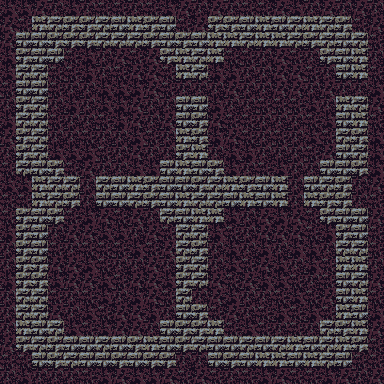

A 2D game scene composited from a Tiled map and its tileset images. What follows is a short description and the map's XML, with every tile layer's data as written:
An orthogonal 24x24 tile map with 16x16 px tiles, 1 tile layer (tile) and 49 objects (transfloor1).

<map version="1.0" tiledversion="1.1.2" orientation="orthogonal" renderorder="right-down" width="24" height="24" tilewidth="16" tileheight="16" infinite="0" nextobjectid="106">
 <tileset firstgid="1" source="tileset.tsx" />
 <layer name="tile" width="24" height="24">
  <data encoding="csv">
8,8,7,6,8,6,9,9,6,9,8,7,6,7,6,9,9,7,8,6,7,6,7,6,
7,9,3,2,4,4,2,5,3,4,5,9,7,4,4,5,3,5,2,3,2,4,9,7,
7,5,5,4,4,4,2,2,2,4,5,4,5,3,3,2,3,3,2,4,2,5,2,9,
8,4,5,5,9,8,6,7,9,7,4,3,2,3,9,9,6,7,9,6,4,5,3,6,
8,2,2,9,9,8,6,9,7,7,9,3,2,8,8,6,6,7,7,9,6,5,3,9,
9,5,5,9,6,6,8,8,8,7,9,6,6,6,7,6,6,7,7,6,7,6,6,8,
6,4,2,6,8,6,8,8,7,6,6,5,5,8,6,6,9,9,9,8,6,3,2,7,
8,2,2,9,6,6,9,8,7,6,7,5,4,7,9,9,6,6,6,9,8,5,3,9,
7,4,2,6,6,9,6,6,8,9,6,3,4,8,7,9,6,9,6,8,9,2,4,8,
6,4,2,8,8,8,9,6,7,6,6,4,3,6,8,8,6,6,6,9,7,5,2,8,
9,2,5,4,9,7,6,6,8,8,5,3,5,4,8,6,9,8,6,6,5,5,4,8,
8,8,3,2,2,6,2,5,3,4,5,5,4,2,3,4,5,3,6,5,2,4,6,7,
9,9,3,2,4,6,5,5,2,4,5,3,2,2,5,3,5,3,6,3,4,4,6,9,
9,4,5,4,9,8,7,9,7,6,2,5,3,3,8,6,7,8,7,9,4,5,5,7,
8,4,5,6,7,7,8,8,6,7,9,2,2,8,9,6,7,7,7,9,8,4,5,9,
6,4,5,9,6,9,9,9,8,9,7,2,4,6,8,6,8,6,8,8,6,2,2,9,
6,4,4,7,7,8,9,6,6,7,6,4,2,6,8,9,7,8,6,8,9,3,3,6,
8,4,4,8,7,7,8,9,7,7,8,4,2,7,9,7,8,8,9,6,9,5,2,7,
6,2,2,9,6,9,8,6,8,7,9,2,6,7,8,6,6,9,8,9,7,5,3,9,
6,2,2,7,6,8,9,7,7,8,6,5,4,9,7,6,9,8,9,8,9,3,5,8,
6,3,5,2,8,9,8,7,7,6,5,4,4,3,9,8,9,6,9,6,2,4,3,7,
7,4,2,4,5,5,2,5,4,3,5,4,2,5,5,2,5,2,3,5,2,3,4,9,
9,9,5,4,2,5,5,4,5,4,4,6,6,5,4,5,3,3,5,3,2,5,9,9,
6,8,6,6,6,9,8,7,8,8,7,9,7,9,6,9,8,7,9,9,8,7,6,7
</data>
 </layer>
 <objectgroup name="furniture">
  <object id="20" gid="10" x="352" y="96" width="16" height="16" />
  <object id="21" gid="10" x="192" y="96" width="16" height="16" />
  <object id="22" gid="10" x="288" y="192" width="16" height="16" />
  <object id="31" gid="52" x="80" y="256" width="16" height="16" />
  <object id="32" gid="52" x="128" y="256" width="16" height="16" />
  <object id="33" gid="52" x="128" y="304" width="16" height="16" />
  <object id="34" gid="52" x="80" y="304" width="16" height="16" />
  <object id="35" gid="68" x="96" y="288" width="16" height="16" />
  <object id="36" gid="53" x="224" y="160" width="16" height="16">
   <properties>
    <property name="description" value="Stone statue of a man holding a sun on his left hand and a moon on his right." />
   </properties>
  </object>
  <object id="37" gid="53" x="144" y="160" width="16" height="16">
   <properties>
    <property name="description" value="Granite statue depicting a dog." />
   </properties>
  </object>
  <object id="54" gid="53" x="224" y="240" width="16" height="16">
   <properties>
    <property name="description" value="Marble statue depicting a cat." />
   </properties>
  </object>
  <object id="58" gid="52" x="288" y="96" width="16" height="16" />
  <object id="59" gid="52" x="80" y="96" width="16" height="16" />
  <object id="60" gid="52" x="288" y="304" width="16" height="16" />
  <object id="68" gid="12" x="192" y="304" width="16" height="16" />
  <object id="69" gid="12" x="80" y="192" width="16" height="16" />
  <object id="70" gid="49" x="208" y="288" width="16" height="16">
   <properties>
    <property name="activationtarget" value="[[12,18],[18,12]]" />
   </properties>
  </object>
  <object id="71" gid="49" x="96" y="176" width="16" height="16">
   <properties>
    <property name="activationtarget" value="[[5,11]]" />
   </properties>
  </object>
  <object id="72" type="transfloor1" gid="7" x="288" y="208" width="16" height="16" />
  <object id="73" gid="74" x="272" y="224" width="16" height="16" />
  <object id="74" gid="88" x="224" y="64" width="16" height="16" />
  <object id="75" gid="88" x="304" y="256" width="16" height="16" />
  <object id="76" gid="88" x="272" y="272" width="16" height="16" />
  <object id="78" gid="88" x="112" y="64" width="16" height="16" />
  <object id="79" gid="88" x="96" y="64" width="16" height="16" />
  <object id="80" gid="88" x="48" y="288" width="16" height="16" />
  <object id="81" gid="88" x="48" y="256" width="16" height="16" />
  <object id="82" gid="88" x="48" y="272" width="16" height="16" />
  <object id="83" gid="88" x="320" y="160" width="16" height="16" />
  <object id="84" gid="88" x="304" y="176" width="16" height="16" />
  <object id="85" gid="90" x="288" y="240" width="16" height="16" />
  <object id="86" gid="69" x="304" y="64" width="16" height="16" />
  <object id="87" gid="69" x="48" y="80" width="16" height="16" />
  <object id="88" gid="69" x="144" y="224" width="16" height="16" />
  <object id="89" gid="69" x="160" y="240" width="16" height="16" />
  <object id="90" gid="85" x="320" y="320" width="16" height="16" />
  <object id="91" gid="85" x="208" y="240" width="16" height="16" />
  <object id="92" gid="52" x="240" y="304" width="16" height="16" />
  <object id="93" gid="52" x="288" y="256" width="16" height="16" />
  <object id="94" gid="52" x="288" y="144" width="16" height="16" />
  <object id="96" gid="52" x="240" y="96" width="16" height="16" />
  <object id="97" gid="52" x="80" y="144" width="16" height="16" />
  <object id="98" gid="52" x="128" y="96" width="16" height="16" />
 </objectgroup>
 <objectgroup name="item">
  <object id="99" gid="222" x="96" y="288" width="16" height="16" />
 </objectgroup>
 <objectgroup name="creature">
  <object id="101" gid="246" x="144" y="240" width="16" height="16" />
  <object id="102" gid="245" x="304" y="336" width="16" height="16" />
 </objectgroup>
 <objectgroup name="description">
  <object id="14" x="320" y="80" width="16" height="16">
   <properties>
    <property name="text" value="You enter a chamber with two doors. Someone has scraped a skull and a moon on the floor..." />
   </properties>
  </object>
  <object id="103" x="208" y="80" width="16" height="16">
   <properties>
    <property name="text" value="You see a solid oak door with sun symbol carved on the frame." />
   </properties>
  </object>
  <object id="104" x="288" y="160" width="16" height="16">
   <properties>
    <property name="text" value="You see a solid oak door with moon symbol carved on the frame." />
   </properties>
  </object>
 </objectgroup>
</map>
